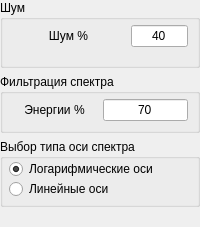
              <widget class="QWidget" name="widget_options" native="true">
               <property name="minimumSize">
                <size>
                 <width>0</width>
                 <height>0</height>
                </size>
               </property>
               <layout class="QVBoxLayout" name="layout_options">
                <property name="leftMargin">
                 <number>0</number>
                </property>
                <property name="topMargin">
                 <number>0</number>
                </property>
                <property name="rightMargin">
                 <number>0</number>
                </property>
                <property name="bottomMargin">
                 <number>20</number>
                </property>
                <item>
                 <widget class="QGroupBox" name="groupBox_noise">
                  <property name="sizePolicy">
                   <sizepolicy hsizetype="Preferred" vsizetype="Maximum">
                    <horstretch>0</horstretch>
                    <verstretch>0</verstretch>
                   </sizepolicy>
                  </property>
                  <property name="title">
                   <string>Шум</string>
                  </property>
                  <layout class="QVBoxLayout" name="layout_area_size_2">
                   <property name="spacing">
                    <number>5</number>
                   </property>
                   <property name="leftMargin">
                    <number>0</number>
                   </property>
                   <property name="topMargin">
                    <number>5</number>
                   </property>
                   <property name="rightMargin">
                    <number>0</number>
                   </property>
                   <property name="bottomMargin">
                    <number>9</number>
                   </property>
                   <item>
                    <widget class="QWidget" name="widget_noise" native="true">
                     <property name="sizePolicy">
                      <sizepolicy hsizetype="Preferred" vsizetype="Maximum">
                       <horstretch>0</horstretch>
                       <verstretch>0</verstretch>
                      </sizepolicy>
                     </property>
                     <layout class="QHBoxLayout" name="layout_noise" stretch="2,1">
                      <property name="topMargin">
                       <number>0</number>
                      </property>
                      <item>
                       <widget class="QLabel" name="label_text_noise">
                        <property name="text">
                         <string>Шум %</string>
                        </property>
                        <property name="alignment">
                         <set>Qt::AlignCenter</set>
                        </property>
                       </widget>
                      </item>
                      <item>
                       <widget class="QLineEdit" name="lineEdit_noise">
                        <property name="text">
                         <string>40</string>
                        </property>
                        <property name="alignment">
                         <set>Qt::AlignCenter</set>
                        </property>
                       </widget>
                      </item>
                     </layout>
                    </widget>
                   </item>
                  </layout>
                 </widget>
                </item>
                <item>
                 <widget class="QGroupBox" name="groupBox_spectrum_filtration">
                  <property name="sizePolicy">
                   <sizepolicy hsizetype="Preferred" vsizetype="Maximum">
                    <horstretch>0</horstretch>
                    <verstretch>0</verstretch>
                   </sizepolicy>
                  </property>
                  <property name="title">
                   <string>Фильтрация спектра</string>
                  </property>
                  <layout class="QHBoxLayout" name="layout_spectrum_filtration" stretch="1,1">
                   <property name="spacing">
                    <number>6</number>
                   </property>
                   <property name="leftMargin">
                    <number>9</number>
                   </property>
                   <property name="topMargin">
                    <number>5</number>
                   </property>
                   <property name="rightMargin">
                    <number>9</number>
                   </property>
                   <property name="bottomMargin">
                    <number>9</number>
                   </property>
                   <item>
                    <widget class="QLabel" name="label_text_percent_energy">
                     <property name="text">
                      <string>Энергии %</string>
                     </property>
                     <property name="alignment">
                      <set>Qt::AlignCenter</set>
                     </property>
                    </widget>
                   </item>
                   <item>
                    <widget class="QLineEdit" name="lineEdit_percent_energy">
                     <property name="text">
                      <string>70</string>
                     </property>
                     <property name="alignment">
                      <set>Qt::AlignCenter</set>
                     </property>
                    </widget>
                   </item>
                  </layout>
                 </widget>
                </item>
                <item>
                 <widget class="QGroupBox" name="groupBox_select_axes_type">
                  <property name="title">
                   <string>Выбор типа оси спектра</string>
                  </property>
                  <layout class="QVBoxLayout" name="layout_select_axes_type">
                   <property name="spacing">
                    <number>0</number>
                   </property>
                   <property name="leftMargin">
                    <number>6</number>
                   </property>
                   <property name="topMargin">
                    <number>0</number>
                   </property>
                   <property name="rightMargin">
                    <number>0</number>
                   </property>
                   <property name="bottomMargin">
                    <number>5</number>
                   </property>
                   <item>
                    <widget class="QRadioButton" name="radioButton_logarithmic_axis">
                     <property name="text">
                      <string>Логарифмические оси</string>
                     </property>
                     <property name="checked">
                      <bool>true</bool>
                     </property>
                     <property name="autoRepeat">
                      <bool>false</bool>
                     </property>
                     <property name="autoExclusive">
                      <bool>true</bool>
                     </property>
                    </widget>
                   </item>
                   <item>
                    <widget class="QRadioButton" name="radioButton_linear_axis">
                     <property name="text">
                      <string>Линейные оси</string>
                     </property>
                     <property name="autoRepeat">
                      <bool>false</bool>
                     </property>
                     <property name="autoExclusive">
                      <bool>true</bool>
                     </property>
                    </widget>
                   </item>
                  </layout>
                 </widget>
                </item>
               </layout>
              </widget>
